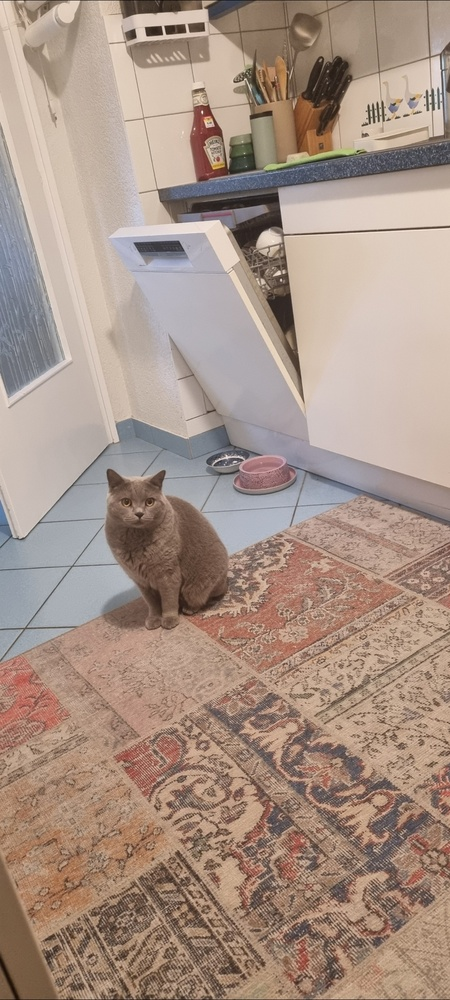
#> input picture tp5/sherlock.jpg, 450 x 1000 px, shrunk from 1080 x 2400 before the run
$ jupyter execute --allow-errors add_gaussian_noise.ipynb
#> lines starting #> are read from the running program, lines starting #| are printed output that depends on the picture
[cell 1]
import numpy as np
from PIL import Image
import matplotlib.pyplot as plt

# Load the image and convert to grayscale (optional, use 'RGB' for color images)
image = Image.open('sherlock.jpg').convert('RGB')
#> image is the input picture: PIL image 450x1000 RGB; mean R, G, B 167.4, 146.6, 134.1
image_array = np.array(image)

# Define Gaussian noise parameters
mean = 0        # Mean of the Gaussian noise
std_dev = 40    # Standard deviation of the noise

# Generate Gaussian noise
gaussian_noise = np.random.normal(mean, std_dev, image_array.shape)

# Add the Gaussian noise to the image
noisy_image_array = image_array + gaussian_noise
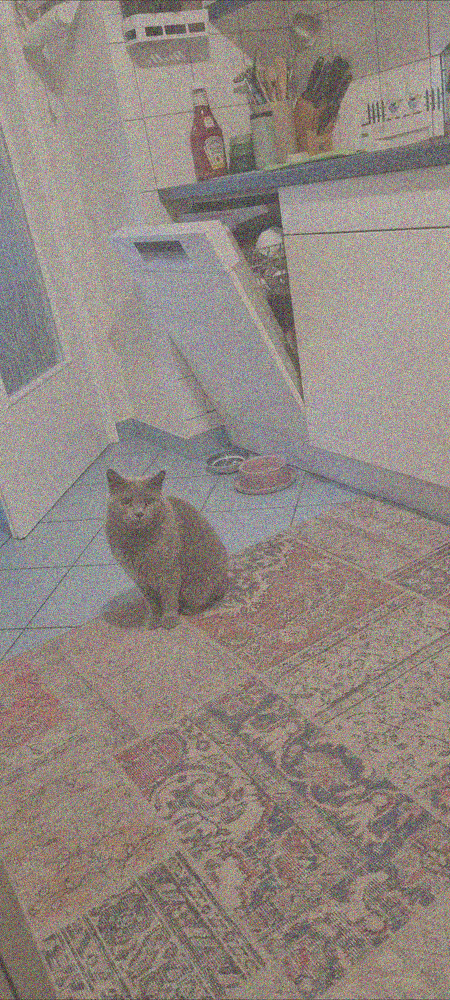
#> noisy_image_array: shape (1000, 450, 3) float64; mean R, G, B 167.4, 146.7, 134.1; drawn with min black and max white

# Clip values to be in the range [0, 255]
noisy_image_array = np.clip(noisy_image_array, 0, 255)
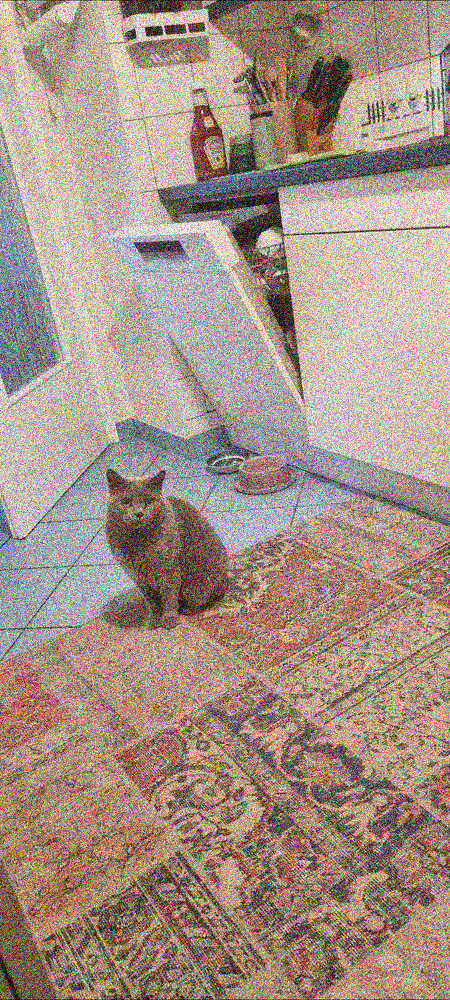
#> noisy_image_array: shape (1000, 450, 3) float64; mean R, G, B 166.5, 146.4, 134.1

# Convert the noisy array back to an image
noisy_image = Image.fromarray(noisy_image_array.astype(np.uint8))

noisy_image.save('noisy_sherlock40.jpg')

# Display the original and noisy images
plt.figure(figsize=(10, 5))
plt.subplot(1, 2, 1)
plt.title("Original Image")
plt.imshow(image, cmap='gray')

plt.subplot(1, 2, 2)
plt.title("Noisy Image")
plt.imshow(noisy_image, cmap='gray')
plt.show()
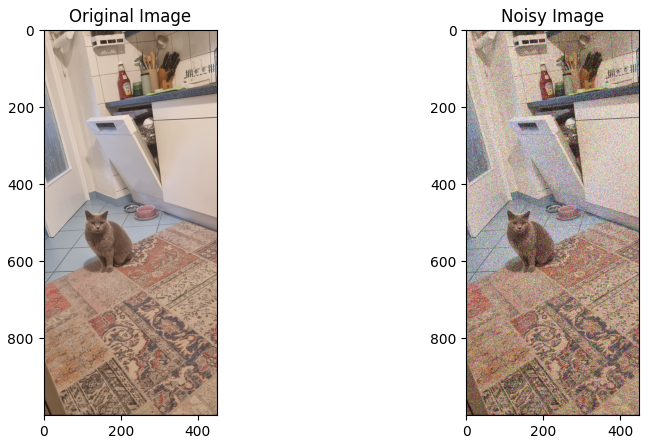
#> figure drawn by matplotlib, 2 panels
